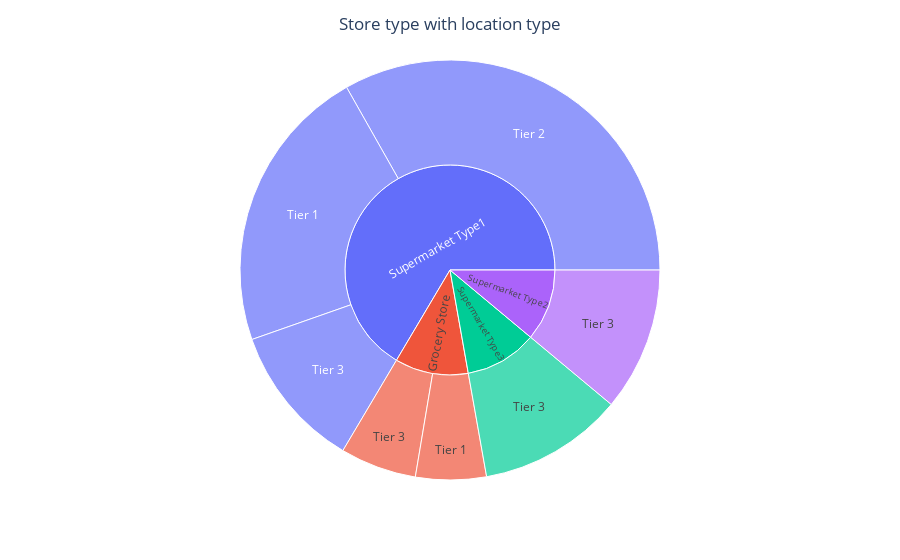

Notebook code for this chart:
### Code cell
fig9=px.sunburst(df_train,path=['Outlet_Type','Outlet_Location_Type'],color_continuous_scale='RdBu')
fig9.update_layout(title='Store type with location type',title_x=0.5)
fig9.show()

### Figure 1 — Plotly figure (JSON) as saved in the notebook; plotly's stock layout.template omitted (floating-point values rounded to 4 significant figures)
{"data": [{"branchvalues": "total", "domain": {"x": [0, 1], "y": [0, 1]}, "hovertemplate": "labels=%{label}<br>count=%{value}<br>parent=%{parent}<br>id=%{id}<extra></extra>", "ids": ["Grocery Store/Tier 1", "Supermarket Type1/Tier 1", "Supermarket Type1/Tier 2", "Grocery Store/Tier 3", "Supermarket Type1/Tier 3", "Supermarket Type2/Tier 3", "Supermarket Type3/Tier 3", "Grocery Store", "Supermarket Type1", "Supermarket Type2", "Supermarket Type3"], "labels": ["Tier 1", "Tier 1", "Tier 2", "Tier 3", "Tier 3", "Tier 3", "Tier 3", "Grocery Store", "Supermarket Type1", "Supermarket Type2", "Supermarket Type3"], "name": "", "parents": ["Grocery Store", "Supermarket Type1", "Supermarket Type1", "Grocery Store", "Supermarket Type1", "Supermarket Type2", "Supermarket Type3", "", "", "", ""], "type": "sunburst", "values": [456, 1860, 2785, 493, 932, 928, 935, 949, 5577, 928, 935]}], "layout": {"legend": {"tracegroupgap": 0}, "margin": {"t": 60}, "title": {"text": "Store type with location type", "x": 0.5}}}
